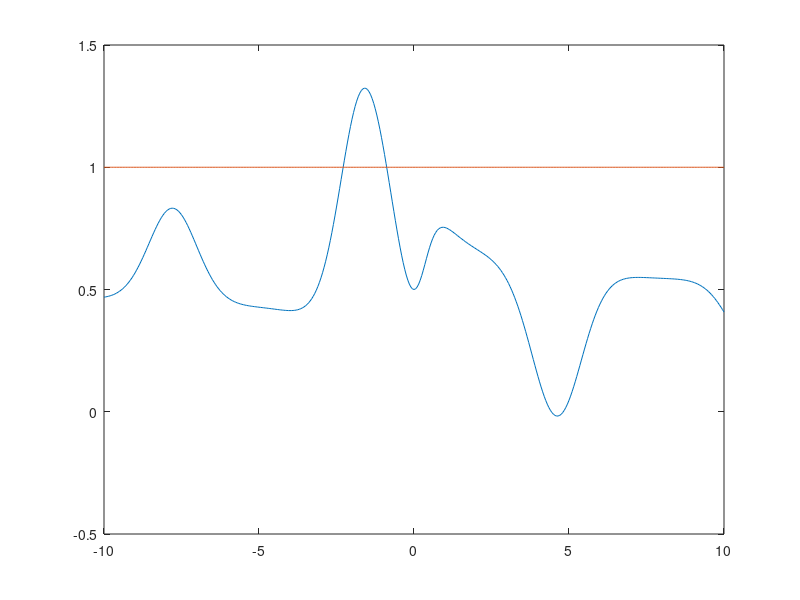

The MATLAB script that drew this image:
%%%%%%%%%%%%%%%%%%%%%%%%%%%
% Student Name: 劉子齊 Jonathan
% Student ID: 0716304
% Email address: eagle3jonathan.cs07@nycu.edu.tw
% Department: Computer Science, NYCU
% Date: 2022/03/05
%%%%%%%%%%%%%%%%%%%%%%%%%%%%

disp("Problem 1.1") 	% show “Problem 1.1.“

n = 4;
P = [(-2*n):2:(2*n)]

%%%%%%%%%%%%%%%%%%%%%%%%%%%%

disp("Problem 1.2") 	% show “Problem 1.2.“

n = 10;
Q = meshgrid((1:n).^ 2)

%%%%%%%%%%%%%%%%%%%%%%%%%%%%

disp("Problem 1.3") 	% show “Problem 1.3.“

n = 10;
r = [1:n];
R = r .* (-1) .^ (r+1)

%%%%%%%%%%%%%%%%%%%%%%%%%%%%
%not done yet
disp("Problem 1.4") 	% show “Problem 1.4.“

n = 14;
a = 2 .* fix([3:n+2] ./ 2);
A = a - ones(1,n)

%%%%%%%%%%%%%%%%%%%%%%%%%%%%

disp("Problem 1.5") 	% show “Problem 1.5.“

n = 6;
a = [1:n];
T = a + mod(-a, 4) + 1

%%%%%%%%%%%%%%%%%%%%%%%%%%%%

disp("Problem 2.1") 	% show “Problem 2.1.“

r = 5;
x = [-r:0.1:r];
y = [-r:0.1:r];
[X Y] = meshgrid(x, y);
Z = Y .* sin(X) .* cos(X) ./ (abs(X) + eps);
S = surf(X, Y, Z)

%%%%%%%%%%%%%%%%%%%%%%%%%%%%

disp("Problem 2.2") 	% show “Problem 2.2.“

clf

x = [0:0.01:4];
y1 = x;
y2 = x .^ 2;
y3 = x .^ 3;
y4 = exp(x);
y5 = exp(-x);
y6 = log(x);

plot(x, y1, x, y2, x, y3, x, y4, x, y5, x, y6)

%%%%%%%%%%%%%%%%%%%%%%%%%%%%

disp("Problem 2.3") 	% show “Problem 2.3.“

clf

x1  = [-10: 0.001: 10];
y1 = sin(x1) - x1;
z1 = sin((y1 .^ 2)) -  exp(x1) ./ x1;

x2  = [-10: 0.5: 10];
y2 = sin(x2) - x2;
z2 = sin((y2 .^ 2)) -  exp(x2) ./ x2;

plot(x1, z1, x2, z2, 'o')

%%%%%%%%%%%%%%%%%%%%%%%%%%%%

disp("Problem 2.4") 	% show “Problem 2.4.“

clf

x = [-10 : 0.5 : 10];
y = [-10 : 0.5 : 10];
[X, Y] = meshgrid(x, y);
z = (X + Y) ./ (X .^ 2 +  Y .^ 2 + 1);
meshc(X, Y, z)

%%%%%%%%%%%%%%%%%%%%%%%%%%%%

disp("Problem 2.5") 	% show “Problem 2.5.“

clf

x = [-10: 0.05: 10];
y1 = 0.5 + (x .* sin(x)) ./ ( x .^ 2 .* exp(sin(x)) + 1);
y2 = cos(x) .^ 2 + sin(x) .^ 2;
plot(x, y1, x, y2)
